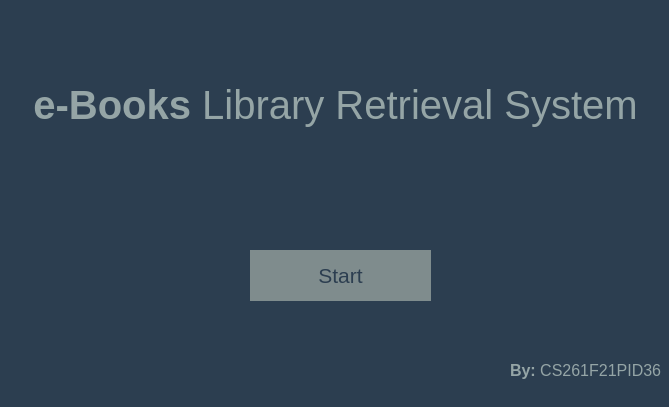
<?xml version="1.0" encoding="UTF-8"?>
<ui version="4.0">
 <class>StartWindow</class>
 <widget class="QMainWindow" name="StartWindow">
  <property name="geometry">
   <rect>
    <x>0</x>
    <y>0</y>
    <width>669</width>
    <height>407</height>
   </rect>
  </property>
  <property name="windowTitle">
   <string>StartWindow</string>
  </property>
  <property name="styleSheet">
   <string notr="true">background-color: rgb(44, 62, 80);</string>
  </property>
  <widget class="QWidget" name="centralwidget">
   <widget class="QLabel" name="label">
    <property name="geometry">
     <rect>
      <x>0</x>
      <y>80</y>
      <width>671</width>
      <height>51</height>
     </rect>
    </property>
    <property name="font">
     <font>
      <family>Segoe UI</family>
      <pointsize>30</pointsize>
     </font>
    </property>
    <property name="styleSheet">
     <string notr="true">color: rgb(149, 165, 166);</string>
    </property>
    <property name="text">
     <string>&lt;html&gt;&lt;head/&gt;&lt;body&gt;&lt;p&gt;&lt;span style=&quot; font-weight:600;&quot;&gt;e-Books&lt;/span&gt; Library Retrieval System&lt;/p&gt;&lt;/body&gt;&lt;/html&gt;</string>
    </property>
    <property name="alignment">
     <set>Qt::AlignCenter</set>
    </property>
   </widget>
   <widget class="QPushButton" name="startBtn">
    <property name="geometry">
     <rect>
      <x>250</x>
      <y>250</y>
      <width>181</width>
      <height>51</height>
     </rect>
    </property>
    <property name="font">
     <font>
      <family>Segoe UI</family>
      <pointsize>16</pointsize>
     </font>
    </property>
    <property name="styleSheet">
     <string notr="true">QPushButton{
background-color: rgb(127, 140, 141);
	color: rgb(44, 62, 80);
border-style: none;
}</string>
    </property>
    <property name="text">
     <string>Start</string>
    </property>
   </widget>
   <widget class="QLabel" name="label_2">
    <property name="geometry">
     <rect>
      <x>510</x>
      <y>350</y>
      <width>151</width>
      <height>41</height>
     </rect>
    </property>
    <property name="font">
     <font>
      <family>Segoe UI</family>
      <pointsize>12</pointsize>
     </font>
    </property>
    <property name="styleSheet">
     <string notr="true">color: rgb(149, 165, 166);</string>
    </property>
    <property name="text">
     <string>&lt;html&gt;&lt;head/&gt;&lt;body&gt;&lt;p&gt;&lt;span style=&quot; font-weight:600;&quot;&gt;By:&lt;/span&gt; CS261F21PID36&lt;/p&gt;&lt;/body&gt;&lt;/html&gt;</string>
    </property>
   </widget>
  </widget>
  <widget class="QStatusBar" name="statusbar"/>
 </widget>
 <resources/>
 <connections/>
</ui>
